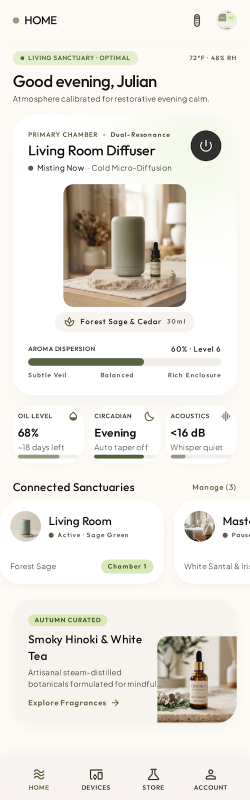
#> input picture design-reference/stitch/idea-02/odora_home_dashboard/screen.png, 499 x 1600 px, given in place of home_ar_top_native.png, which was not available (shown at 1/2 size)
$ python capture_batch_a_2026_09_25.py
#> lines starting #> are read from the running program, lines starting #| are printed output that depends on the picture; pictures that were not available may be replaced by others from this repository, and a replacement may not be noted
import os
import sys
import time
import subprocess
from PIL import Image, ImageDraw, ImageFont

PROJECT_DIR = '/Users/zakaria/projects/antigravity/odora'
TARGET_DIR = os.path.join(PROJECT_DIR, 'reviews/qa-app-2026-09-25')
PREVIEW_FILE = os.path.join(PROJECT_DIR, 'app/src/previewTarget.ts')
SIMULATOR_UDID = 'E58744A3-BDDD-41A9-90B3-D2ACC9374EFB'

os.makedirs(TARGET_DIR, exist_ok=True)

SCREENS = [
    {
        'id': 'home',
        'screen_name': 'Home',
        'title': 'Home Dashboard',
        'stitch_path': os.path.join(PROJECT_DIR, 'design-reference/stitch/idea-02/odora_home_dashboard/screen.png'),
        'has_end': True,
        'has_sheet': False,
    },
    {
        'id': 'devices',
        'screen_name': 'Devices',
        'title': 'Devices List',
        'stitch_path': os.path.join(PROJECT_DIR, 'design-reference/stitch/idea-02/odora_devices/screen.png'),
        'has_end': True,
        'has_sheet': False,
    },
    {
        'id': 'store',
        'screen_name': 'Store',
        'title': 'Store Tab',
        'stitch_path': os.path.join(PROJECT_DIR, 'design-reference/stitch/idea-02/odora_store/screen.png'),
        'has_end': False,
        'has_sheet': False,
    },
    {
        'id': 'account',
        'screen_name': 'Account',
        'title': 'Account Tab',
        'stitch_path': os.path.join(PROJECT_DIR, 'design-reference/stitch/idea-02/odora_account_dashboard/screen.png'),
        'has_end': False,
        'has_sheet': False,
    },
    {
        'id': 'device_control',
        'screen_name': 'DeviceControl',
        'title': 'Device Control',
        'stitch_path': os.path.join(PROJECT_DIR, 'design-reference/stitch/idea-02/odora_device_control/screen_rendered.png'),
        'has_end': True,
        'has_sheet': False,
    },
    {
        'id': 'device_pairing',
        'screen_name': 'DevicePairing',
        'title': 'Device Pairing',
        'stitch_path': os.path.join(PROJECT_DIR, 'design-reference/stitch/idea-02/odora_device_pairing/screen.png'),
        'has_end': True,
        'has_sheet': False,
    },
    {
        'id': 'schedule',
        'screen_name': 'Schedule',
        'title': 'Schedule & Routines',
        'stitch_path': os.path.join(PROJECT_DIR, 'design-reference/stitch/idea-02/odora_schedule_routines/screen.png'),
        'has_end': True,
        'has_sheet': True,
    },
    {
        'id': 'device_settings',
        'screen_name': 'DeviceSettings',
        'title': 'Device Settings',
        'stitch_path': os.path.join(PROJECT_DIR, 'design-reference/stitch/idea-02/odora_device_settings/screen.png'),
        'has_end': True,
        'has_sheet': False,
    },
    {
        'id': 'connection_states',
        'screen_name': 'ConnectionStates',
        'title': 'Connection States',
        'stitch_path': os.path.join(PROJECT_DIR, 'design-reference/stitch/idea-02/odora_connection_states/screen.png'),
        'has_end': True,
        'has_sheet': False,
    },
]

def update_preview_target(screen_name, lang, scroll_to_end=False, sheet=False):
#> called with screen_name = 'Home', lang = 'ar', scroll_to_end = False, sheet = False
    screen_val = f"'{screen_name}'" if screen_name else "null"
    lang_val = f"'{lang}'" if lang else "null"
    scroll_val = "true" if scroll_to_end else "false"
    sheet_val = "true" if sheet else "false"
    content = f"""export interface PreviewConfig {{
  screen:
    | 'Home'
    | 'Devices'
    | 'DeviceControl'
    | 'DevicePairing'
    | 'Schedule'
    | 'DeviceSettings'
    | 'ConnectionStates'
    | 'Store'
    | 'Account'
    | null;
  lang: 'ar' | 'en' | null;
  scrollToEnd?: boolean;
  sheet?: boolean;
}}

export const previewConfig: PreviewConfig = {{
  screen: {screen_val},
  lang: {lang_val},
  scrollToEnd: {scroll_val},
  sheet: {sheet_val},
}};
"""
    with open(PREVIEW_FILE, 'w') as f:
        f.write(content)
    subprocess.run(['xcrun', 'simctl', 'terminate', SIMULATOR_UDID, 'com.odora.diffuser'], check=False)
#> (this line was passed over: subprocess is not available in this run)
    time.sleep(0.3)
    subprocess.run(['xcrun', 'simctl', 'launch', SIMULATOR_UDID, 'com.odora.diffuser'], check=False)
#> (this line was passed over: subprocess is not available in this run)
    time.sleep(3.2)

def capture_sim_screenshot(output_path):
    cmd = [
        'xcrun', 'simctl', 'io', SIMULATOR_UDID,
        'screenshot', output_path
    ]
    subprocess.run(cmd, check=True)
#> (this line was passed over: subprocess is not available in this run)

def create_side_by_side(native_img_path, stitch_img_path, output_path, screen_title, lang, scroll_label):
#> called with screen_title = 'Home Dashboard', lang = 'ar', scroll_label = 'top'
    native_img = Image.open(native_img_path).convert('RGB')
#> native_img is the input picture: PIL image 499x1600 RGB; mean R, G, B 234, 230.7, 224.6
    if os.path.exists(stitch_img_path) and os.path.getsize(stitch_img_path) > 1000:
        stitch_img = Image.open(stitch_img_path).convert('RGB')
    else:
        stitch_img = Image.new('RGB', (native_img.width, native_img.height), color=(240, 240, 240))
        d = ImageDraw.Draw(stitch_img)
        d.text((50, 100), "Stitch Mockup", fill=(100, 100, 100))

    target_w = 600
    native_ratio = target_w / float(native_img.width)
#> native_ratio = 1.2
    native_h = int(native_img.height * native_ratio)
#> native_h = 1923
    native_scaled = native_img.resize((target_w, native_h), Image.Resampling.LANCZOS)
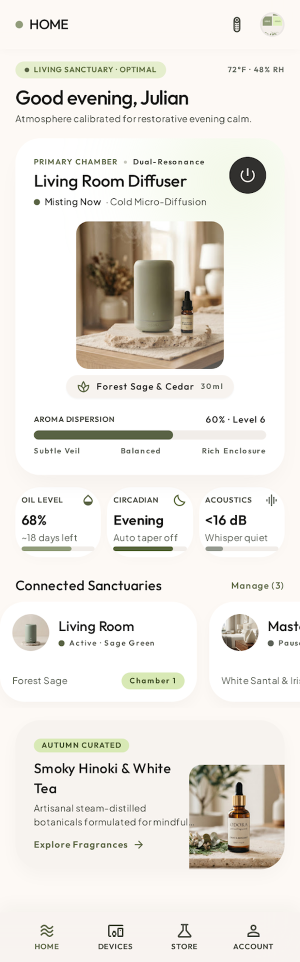
#> native_scaled: PIL image 600x1923 RGB (shown at 1/2 size); mean R, G, B 233.9, 230.7, 224.6

    stitch_ratio = target_w / float(stitch_img.width)
#> stitch_ratio = 1.2
    stitch_h = int(stitch_img.height * stitch_ratio)
#> stitch_h = 1923
    stitch_scaled = stitch_img.resize((target_w, stitch_h), Image.Resampling.LANCZOS)

    content_h = max(native_scaled.height, stitch_scaled.height)
#> content_h = 1923
    header_h = 100
    banner_w = target_w * 2 + 30
    banner_h = content_h + header_h + 30
#> banner_h = 2053

    composite = Image.new('RGB', (banner_w, banner_h), color=(253, 249, 245))
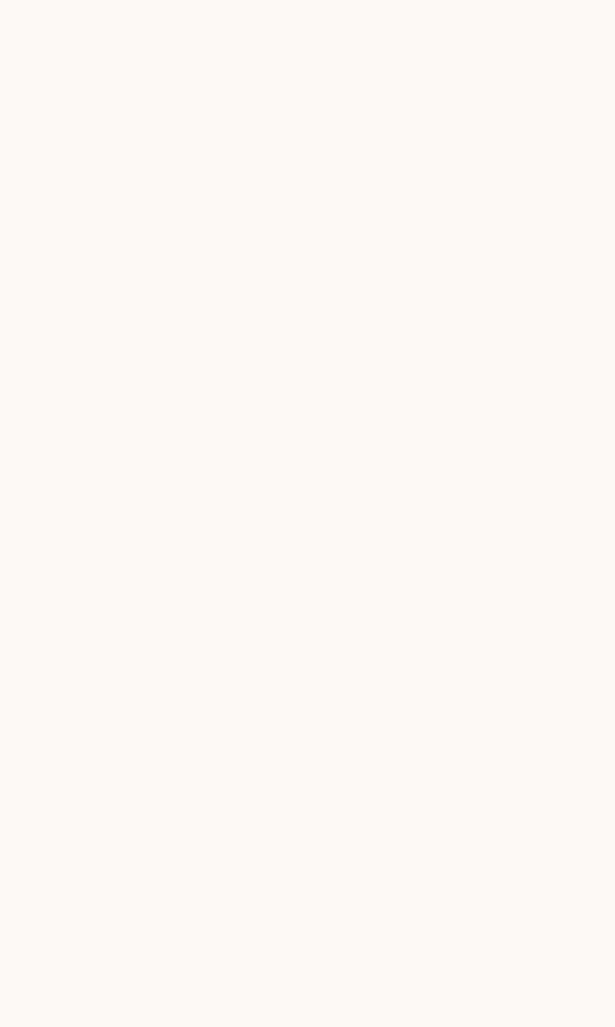
#> composite: PIL image 1230x2053 RGB (shown at 1/2 size); mean R, G, B 253, 249, 245
    draw = ImageDraw.Draw(composite)

    draw.rectangle([(0, 0), (banner_w, header_h)], fill=(10, 37, 64))
    draw.text((30, 20), f"Odora Batch A Closeout — {screen_title} [{lang.upper()}] ({scroll_label.upper()})", fill=(255, 255, 255))
    draw.text((30, 52), f"Left: Native iOS Dev Build (iPhone 17 Pro)  |  Right: Stitch Reference Target", fill=(200, 215, 230))
    draw.text((30, 78), f"NATIVE APP [{lang.upper()}]", fill=(192, 203, 166))
    draw.text((target_w + 30, 78), "STITCH SPEC / CODE.HTML", fill=(192, 203, 166))

    composite.paste(native_scaled, (10, header_h + 15))
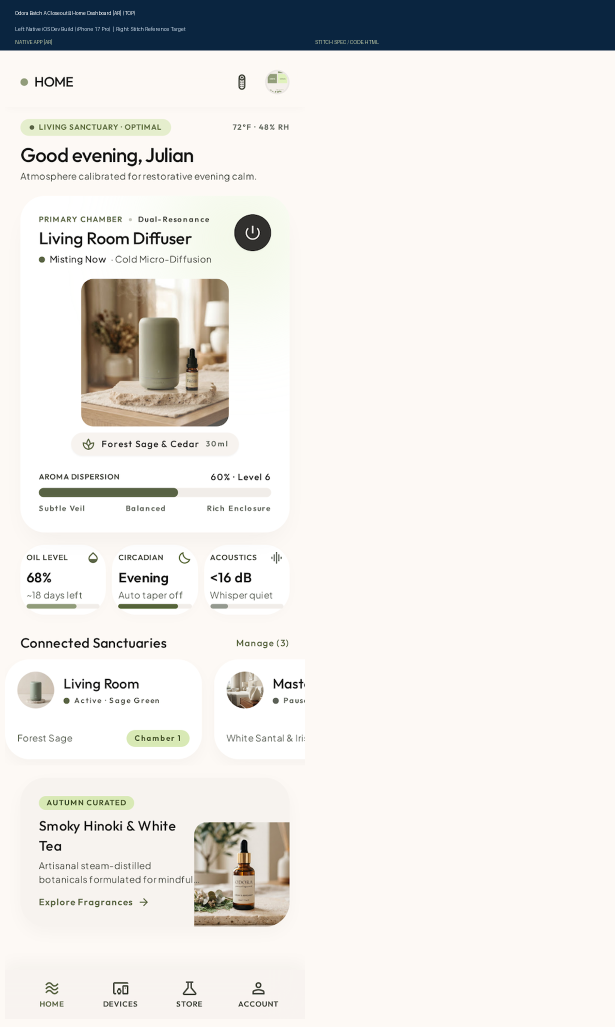
#> composite: PIL image 1230x2053 RGB (shown at 1/2 size); mean R, G, B 232.5, 230.3, 226.9
    composite.paste(stitch_scaled, (target_w + 20, header_h + 15))
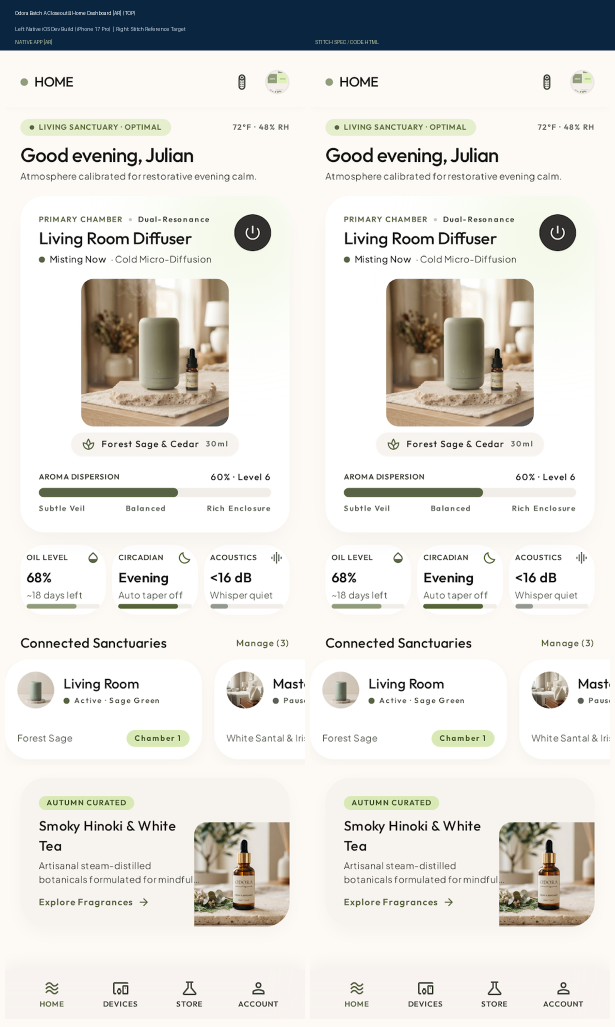
#> composite: PIL image 1230x2053 RGB (shown at 1/2 size); mean R, G, B 223.7, 221.9, 217.6

    composite.save(output_path, quality=92)
    print(f"  -> Saved composite: {os.path.basename(output_path)}")

def main():
    print("=== Capturing Native Batch A Closeout Screens on iPhone 17 Pro Simulator ===\n")

    subprocess.run(['xcrun', 'simctl', 'launch', SIMULATOR_UDID, 'com.odora.diffuser'], check=False)
    time.sleep(1.5)

    for screen in SCREENS:
        s_id = screen['id']
        s_name = screen['screen_name']
        s_title = screen['title']
        stitch_p = screen['stitch_path']
        has_end = screen['has_end']
        has_sheet = screen['has_sheet']

        for lang in ['ar', 'en']:
            scroll_modes = ['top', 'end'] if has_end else ['top']
            for scroll in scroll_modes:
                print(f"Capturing {s_name} [{lang}] ({scroll})...")
                update_preview_target(s_name, lang, scroll_to_end=(scroll == 'end'), sheet=False)
                time.sleep(2.8)

                raw_filename = f"{s_id}_{lang}_{scroll}_native.png"
                raw_path = os.path.join(TARGET_DIR, raw_filename)
                capture_sim_screenshot(raw_path)

                composite_filename = f"{s_id}_{lang}_{scroll}_comparison.png"
                composite_path = os.path.join(TARGET_DIR, composite_filename)
                create_side_by_side(raw_path, stitch_p, composite_path, s_title, lang, scroll)

            if has_sheet:
                print(f"Capturing {s_name} Sheet [{lang}]...")
                update_preview_target(s_name, lang, scroll_to_end=False, sheet=True)
                time.sleep(2.8)

                sheet_raw = f"{s_id}_{lang}_sheet_native.png"
                sheet_raw_path = os.path.join(TARGET_DIR, sheet_raw)
                capture_sim_screenshot(sheet_raw_path)

                sheet_comp = f"{s_id}_{lang}_sheet_comparison.png"
                sheet_comp_path = os.path.join(TARGET_DIR, sheet_comp)
                create_side_by_side(sheet_raw_path, stitch_p, sheet_comp_path, f"{s_title} (New Routine Sheet)", lang, "sheet")

    # Reset preview target to neutral
    print("\nResetting previewConfig to screen: null, lang: null...")
    neutral_config = """export interface PreviewConfig {
  screen:
    | 'Home'
    | 'Devices'
    | 'DeviceControl'
    | 'DevicePairing'
    | 'Schedule'
    | 'DeviceSettings'
    | 'ConnectionStates'
    | 'Store'
    | 'Account'
    | null;
  lang: 'ar' | 'en' | null;
  scrollToEnd?: boolean;
  sheet?: boolean;
}

export const previewConfig: PreviewConfig = {
  screen: null,
  lang: null,
  scrollToEnd: false,
  sheet: false,
};
"""
    with open(PREVIEW_FILE, 'w') as f:
        f.write(neutral_config)
    subprocess.run([
        'xcrun', 'simctl', 'openurl', SIMULATOR_UDID,
        'com.odora.diffuser://expo-development-client/?url=http%3A%2F%2F127.0.0.1%3A8081'
    ], check=False)

    print("\nBatch A Closeout Native Capture Complete! All artifacts saved to reviews/qa-app-2026-09-25/")

if __name__ == '__main__':
#> (the run stopped early here; a loop or call above may not have finished)
